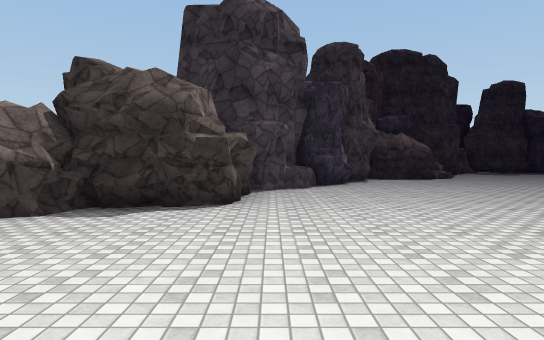
[1] (above)

20 first-person views from a walk through a 3-D level made in the Unity game engine. The camera is 1.5 m above the floor, tilts 2° down and sees 75° across. The floor is counted in squares, 1.89 m on a side. Each view is taken from the middle of a square. On the plan, view 1 faces up. The plan holds only what a view shows up to about 11 squares ahead; the rest is blank. The place goes on beyond the plan. The player is left out. Surface patterns are stand-ins for the level's own textures.

[2]
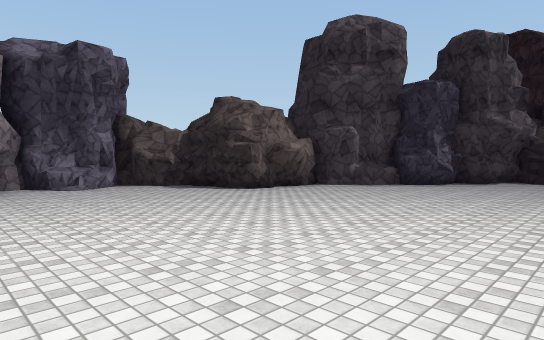

[3]
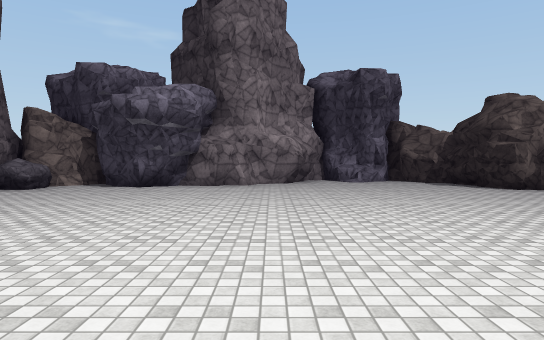

[4]
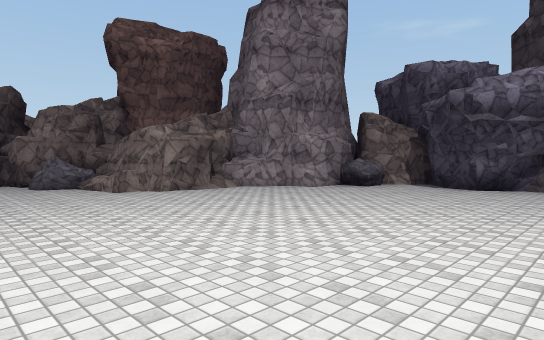

[5]
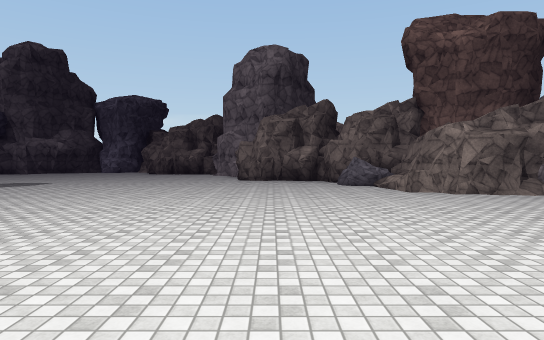

[6]
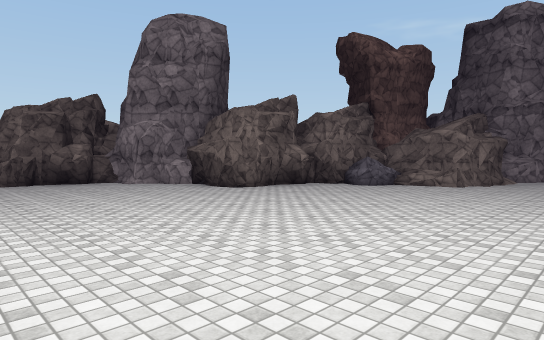

[7]
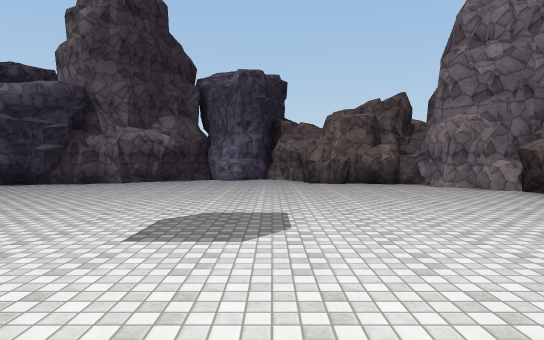

[8]
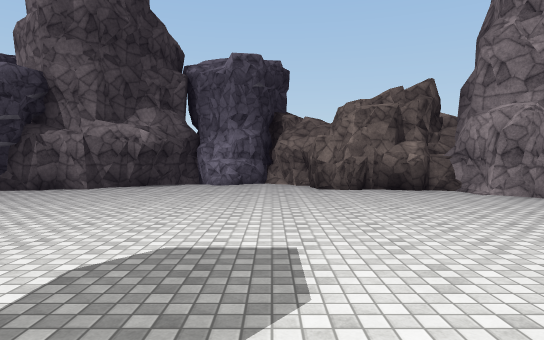

[9]
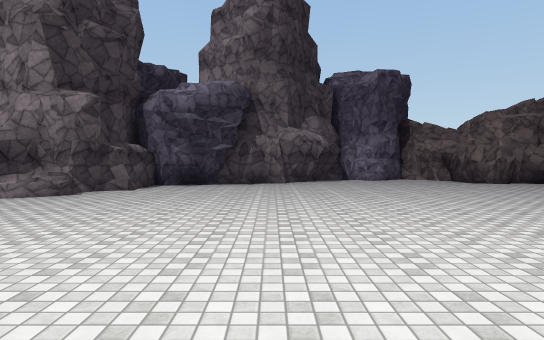

[10]
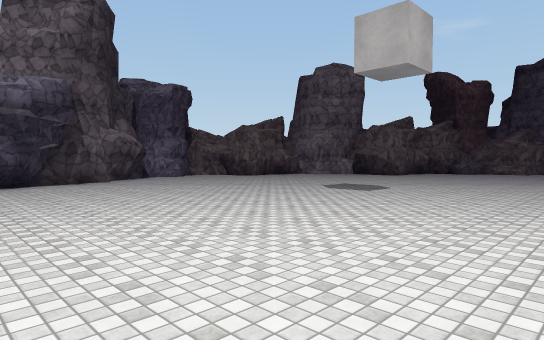

[11]
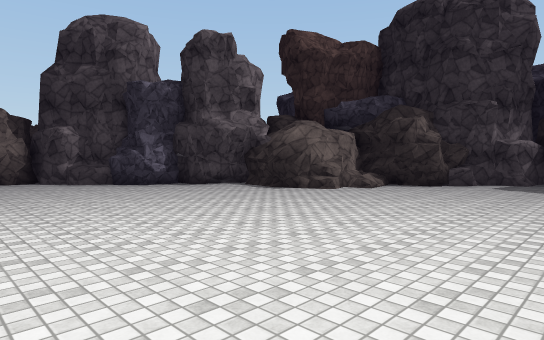

[12]
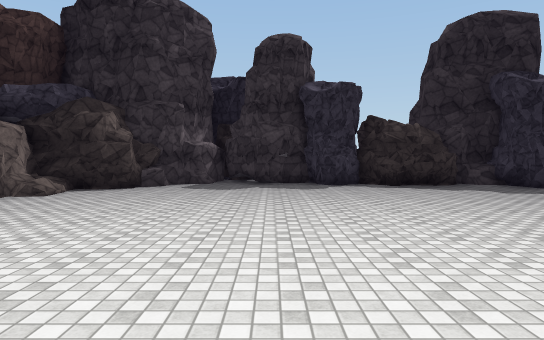

[13]
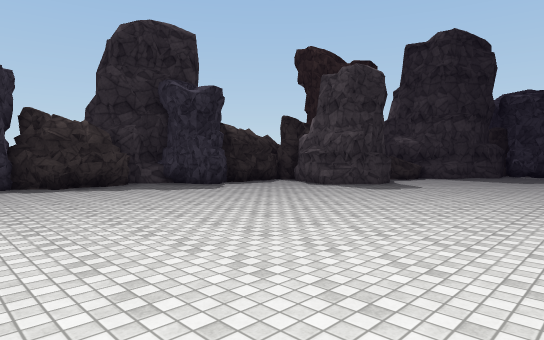

[14]
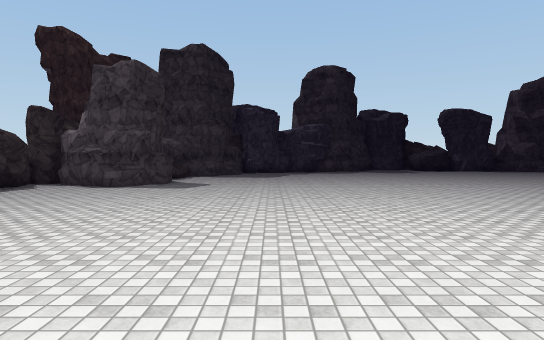

[15]
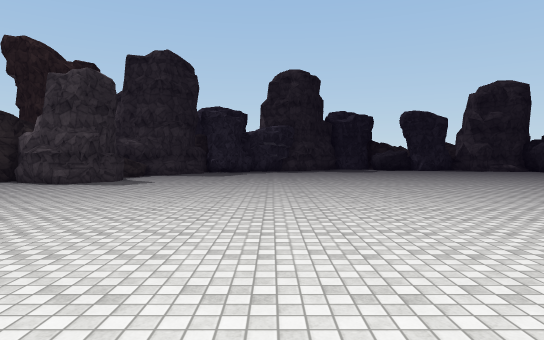

[16]
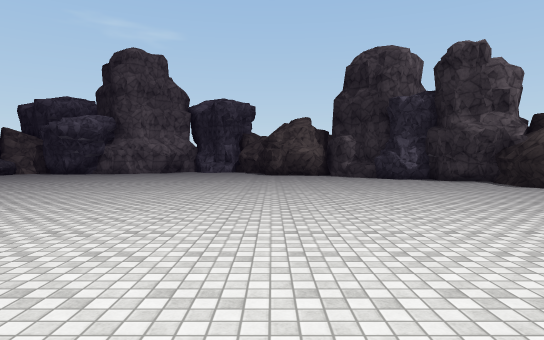

[17]
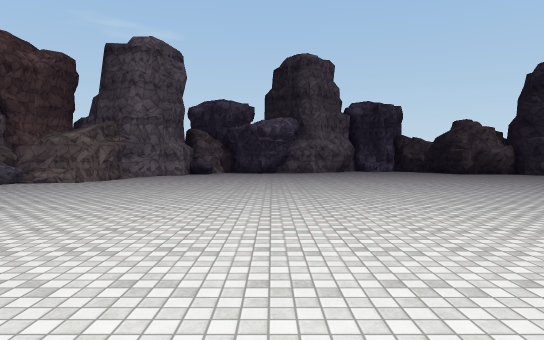

[18]
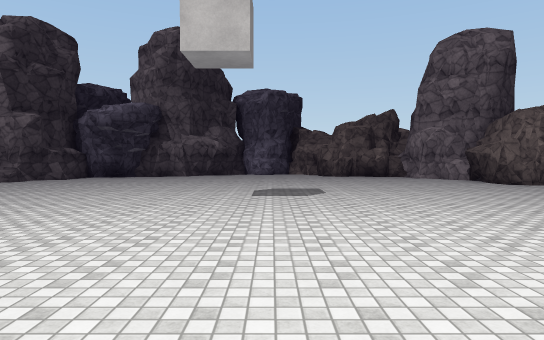

[19]
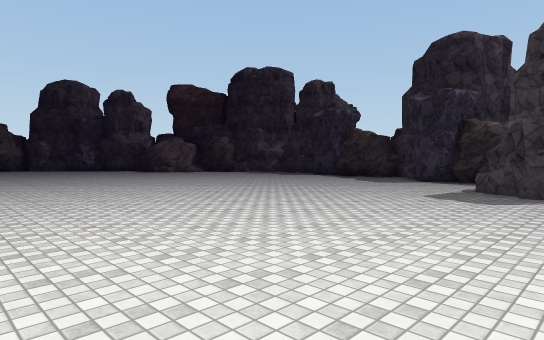

[20]
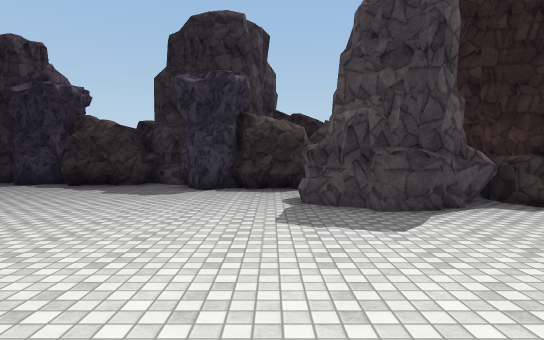

### Floor plan
Key: @ floor where view 1 was taken; # wall or solid block; . floor; / step, stairs or slope; = window, fence, low wall or low ledge; ^ raised ledge; O other object.
Columns run from 5 left of view 1 to 24 right of it. Each row starts with its distance up from view 1.
 19                #
 18               ##.#####O##
 17              ##....OO#O.#O
 16            ###..........OO###
 15            #/...............O
 14            #/..............#
 13         ###^...............###
 12       ###.....................
 11      ##O......................
 10      #O.......................
  9     ##........................
  8     #.........................
  7     #.........................
  6  ####.........................
  5 ##...........................
  4 #.............................
  3 ##................   ........
  2 ##..............      .......
  1 ###..............      ......
  0   #..@.............      ...
 -1   ##................      ..
 -2    #................
 -3    #................ .
 -4   ##................
 -5   #.....................
 -6   ##O....................... .
 -7   ####.......................
 -8   ######......................
 -9       ####....................
-10          #=...................
-11          #OO.................
-12          #O...................
-13            ###................
-14              ##...............
-15               #...............
-16               ##.............#
-17                #...........###
-18                #####.....###
-19                    #...###
-20                    #####

Positions as (right, up) in squares from view 1, and headings:
1: (0, 0), facing up
2: (6, 0), facing up-left
3: (8, 0), facing left
4: (8, -1), facing down-left
5: (8, -1), facing down
6: (15, -6), facing down-left
7: (15, -7), facing down
8: (15, -9), facing down
9: (20, -7), facing down
10: (24, -6), facing down-left
11: (12, 6), facing up-left
12: (12, 7), facing up
13: (13, 7), facing up-right
14: (12, 9), facing right
15: (11, 7), facing right
16: (15, 6), facing left
17: (16, -3), facing left
18: (16, -3), facing down
19: (24, 4), facing up-left
20: (21, 7), facing up
